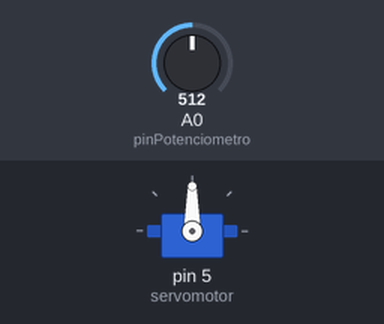
Bench run of a sketch on a simulated Arduino Uno, built with avr-gcc and run on an emulated ATmega328P. Shown: servo. The test bench sets the inputs (shaded band); at power-on: A0 (pinPotenciometro) = 512.

Above: at 1.2 s.
1.3 s: A0 (pinPotenciometro) set to 716
At 2.0 s:
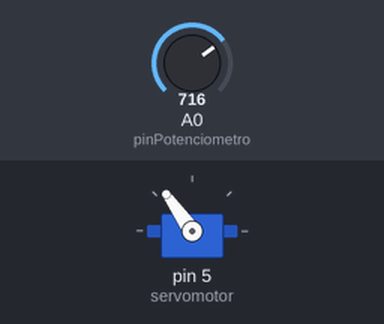
2.8 s: A0 (pinPotenciometro) set to 900
At 4.0 s:
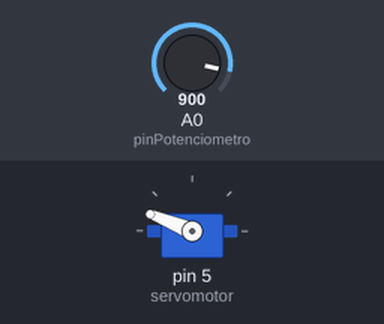
4.3 s: A0 (pinPotenciometro) set to 1023
At 5.2 s:
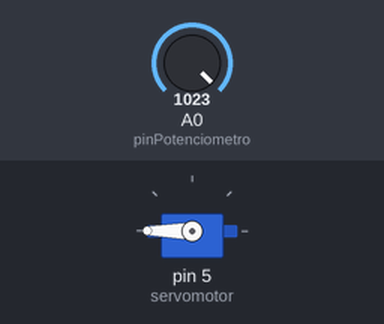
5.8 s: A0 (pinPotenciometro) set to 306
At 6.3 s:
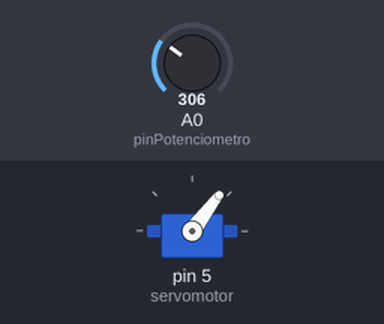
7.3 s: A0 (pinPotenciometro) set to 122
At 8.5 s:
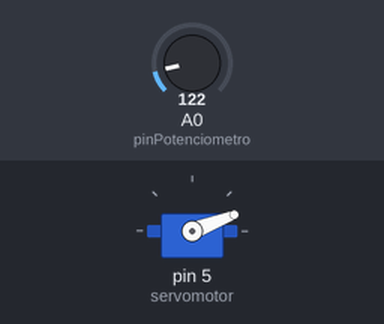
Timing chart, 0 to 9.8 s (numbered marks = the images above; inputs shaded):
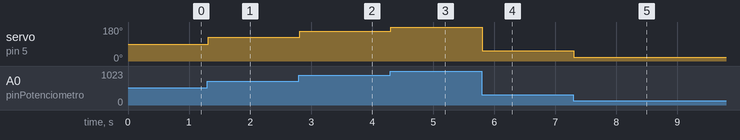

The sketch:

servoMotorPotenciometro.ino
```cpp
#include <Servo.h>

Servo servomotor;
int pinPotenciometro = 0;
int valorPotenciometro = 0;
int angulo = 0;
void setup()
{
  servomotor.attach(5);
}

void loop()
{
	valorPotenciometro = analogRead(pinPotenciometro);
  	angulo = map(valorPotenciometro,0,1023,0,180);
  	servomotor.write(angulo);
  	delay(20);
}
```

Measured:
- after the input at 1.3 s, servo on pin 5 (servomotor): 90° → 125° at once
- after the input at 2.8 s, servo on pin 5 (servomotor): 125° → 158° at once
- after the input at 4.3 s, servo on pin 5 (servomotor): 158° → 180° at once
- after the input at 5.8 s, servo on pin 5 (servomotor): 180° → 53° at once
- after the input at 7.3 s, servo on pin 5 (servomotor): 53° → 21° at once
